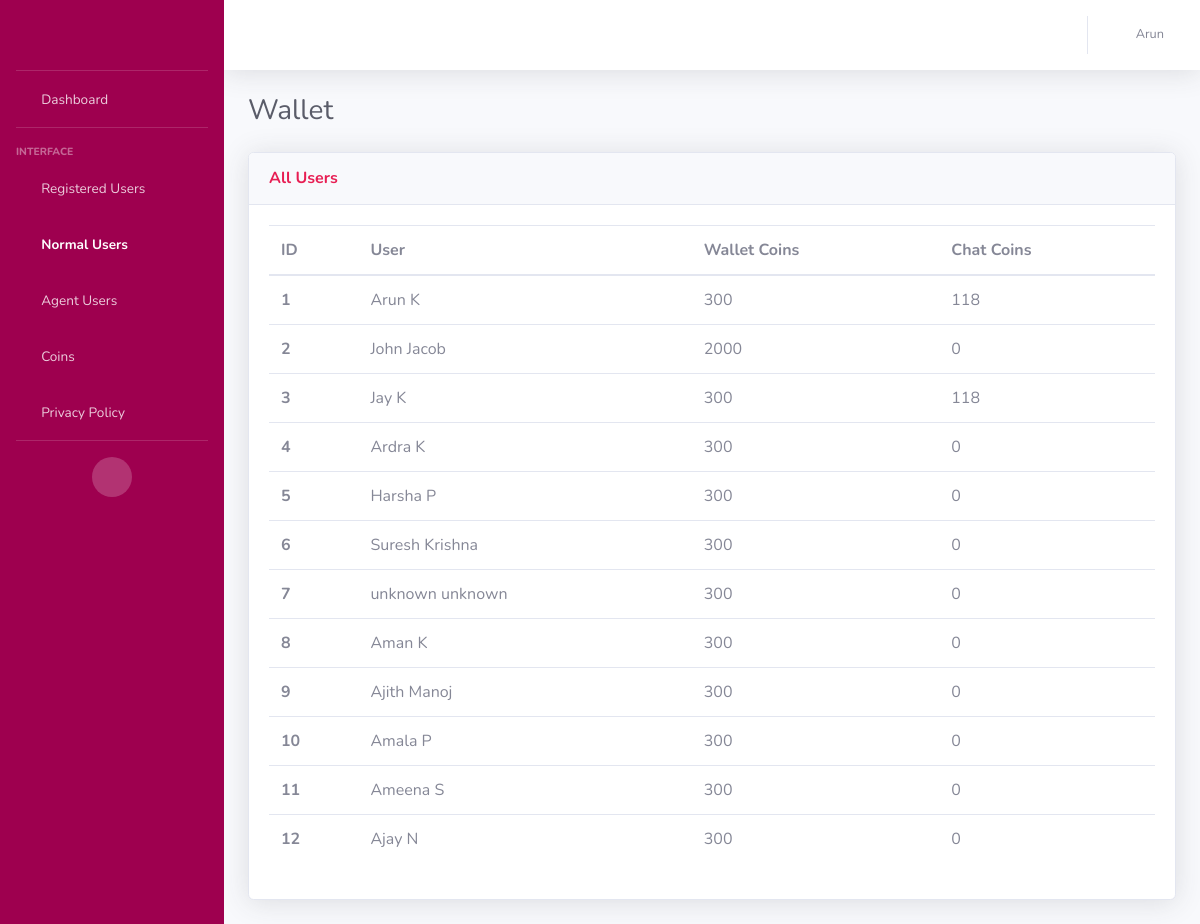
The app's page /wallet_normal_user (signed in) with its own data.
### AdminApp/models.py (models this page shows, shortened)
class CustomerModel(models.Model):
    NORMAL_USER = 'Normal User'
    AGENT_USER = 'Agent User'
    USER_STATUS_CHOICES = [
        (NORMAL_USER, 'Normal User'),
        (AGENT_USER, 'Agent User'),
    ]
    BOTH = 'Both'
    MALAYALAM = 'Malayalam'
    TAMIL = 'Tamil'
    LANGUAGE_CHOICES = [
        (BOTH, 'Both'),
        (MALAYALAM, 'Malayalam'),
        (TAMIL, 'Tamil'),
    ]
    MALE = 'Male'
    FEMALE = 'Female'
    GENDER_CHOICES = [
        (MALE, 'Male'),
        (FEMALE, 'Female')
    ]
    customer_id = models.AutoField(primary_key=True)
    customer_first_name = models.CharField(max_length=100, default="unknown")
    customer_last_name = models.CharField(max_length=100, default="unknown")
    customer_email = models.EmailField(default="unknown")
    customer_contact = models.CharField(max_length=50)
    gender = models.CharField(
        max_length=20,
        choices=GENDER_CHOICES,
        null=True
    )
    status = models.CharField(
        max_length=20,
        choices=USER_STATUS_CHOICES,
        default=NORMAL_USER,
    )
    is_online = models.BooleanField(default=False)
    languages = models.CharField(
        max_length=20,
        choices=LANGUAGE_CHOICES,
        default=BOTH,
    )
    is_existing = models.BooleanField(default=False)
    adhaar_no = models.CharField(max_length=50, default="unknown")
    rating = models.IntegerField()
    terms_conditions = models.BooleanField(default=False)
    customer_password = models.CharField(max_length=100)
    @property
    def rating(self):
        from .models import RatingModel
        rating = RatingModel.objects.filter(agent=self).aggregate(Avg('ratings')).get('ratings__avg')
        return rating if rating is not None else 0

class WalletModel(models.Model):
    wallet_id = models.AutoField(primary_key=True)
    user = models.ForeignKey(CustomerModel, on_delete=models.CASCADE)
    wallet_coins = models.IntegerField(default=300, null=True)
    messages_remaining = models.IntegerField(default=0)  # For normal users
    call_amount = models.FloatField(default=0.0)
    chat_amount = models.FloatField(default=0.0)
    total_messages_received = models.IntegerField(default=0)
    total_minutes = models.IntegerField(default=0)
    total_amount = models.FloatField(default=0.0)

### AdminApp/views.py (the view)
# urls.py: path('wallet_normal_user', views.wallet_normaluser, name='wallet_normal_users'),
def wallet_normaluser(request):
    username = request.session.get('user', None)
    if username is None:
        return redirect('/login')
    wallets = WalletModel.objects.filter(user__status='Normal User')
    return render(request, 'normaluser_wallet.html', {'wallets': wallets, 'username': username})

### templates/normaluser_wallet.html (shortened to what this page needs)
<!DOCTYPE html>
<html lang="en">
<head>
    {% load static %}
    <link href="{% static 'vendor/fontawesome-free/css/all.min.css' %}" rel="stylesheet" type="text/css">
    <link href="{% static 'css/sb-admin-2.min.css' %}" rel="stylesheet">
</head>
<body id="page-top">
    <div id="wrapper">
        <ul class="navbar-nav bg-gradient-primary sidebar sidebar-dark accordion" id="accordionSidebar">
            <a class="sidebar-brand d-flex align-items-center justify-content-center" href="{% url 'home' %}">
                <div class="logo" style="background-image: url({% static 'img/call-match.png' %});"></div>
            </a>
            <hr class="sidebar-divider my-0">
            <li class="nav-item ">
                <a class="nav-link" href="{% url 'home' %}">
                    <i class="fas fa-fw fa-tachometer-alt"></i>
                    <span>Dashboard</span></a>
            </li>
            <hr class="sidebar-divider">
            <div class="sidebar-heading">
                Interface
            </div>
            <li class="nav-item">
                <a class="nav-link" href="{% url 'users' %}">
                    <i class="fas fa-fw fa-table"></i>
                    <span>Registered Users</span></a>
            </li>
            <li class="nav-item active">
                <a class="nav-link collapsed" href="#" data-toggle="collapse" data-target="#collapseUtilities"
                    aria-expanded="true" aria-controls="collapseUtilities">
                    <i class="fas fa-fw fa-users"></i>
                    <span>Normal Users</span>
                </a>
            </li>
            <li class="nav-item">
                <a class="nav-link collapsed" href="#" data-toggle="collapse" data-target="#collapseUtilities1"
                    aria-expanded="true" aria-controls="collapseUtilities1">
                    <i class="fas fa-fw fa-users"></i>
                    <span>Agent Users</span>
                </a>
            </li>
            <li class="nav-item">
                <a class="nav-link collapsed" href="#" data-toggle="collapse" data-target="#collapseUtilities2"
                    aria-expanded="true" aria-controls="collapseUtilities1">
                    <i class="fas fa-fw fa-coins"></i>
                    <span>Coins</span>
                </a>
            </li>
            <li class="nav-item">
                <a class="nav-link collapsed" href="{% url 'privacy-policy' %}"
                    aria-expanded="true" aria-controls="collapseUtilities1">
                    <i class="fas fa-fw fa-fingerprint"></i>
                    <span>Privacy Policy</span>
                </a>
            </li>
            <hr class="sidebar-divider">
            <div class="text-center d-none d-md-inline">
                <button class="rounded-circle border-0" id="sidebarToggle"></button>
            </div>
        </ul>
        <div id="content-wrapper" class="d-flex flex-column">
            <div id="content">
                <nav class="navbar navbar-expand navbar-light bg-white topbar mb-4 static-top shadow">
                    <ul class="navbar-nav ml-auto">
                        <li class="nav-item dropdown no-arrow">
                            <a class="nav-link dropdown-toggle" href="#" id="userDropdown" role="button"
                                data-toggle="dropdown" aria-haspopup="true" aria-expanded="false">
                                <i class="fas fa-fw fa-user"></i>
                                <span class="mr-2 d-none d-lg-inline text-gray-600 small">{{username}}</span>
                            </a>
                        </li>
                    </ul>
                </nav>
                <div class="container-fluid">
                    <div class="d-sm-flex align-items-center justify-content-between mb-4">
                        <h1 class="h3 mb-0 text-gray-800">Wallet</h1>
                    </div>
                    <div class="row">
                        <div class="col">
                            <div class="card shadow mb-4">
                                <div
                                    class="card-header py-3 d-flex flex-row align-items-center justify-content-between">
                                    <h6 class="m-0 font-weight-bold text-primary">All Users</h6>
                                </div>
                                <div class="card-body">
                                    <div>
                                        <table class="table all-users">
                                          <thead>
                                            <tr>
                                              <th scope="col">ID</th>
                                              <th scope="col">User</th>
                                              <th scope="col">Wallet Coins</th>
                                              <th scope="col">Chat Coins</th>
                                            </tr>
                                          </thead>
                                          <tbody>
                                          {% for wallet in wallets %}
                                            <tr>
                                              <th scope="row">{{ forloop.counter }}</th>
                                              <td>{{wallet.user.customer_first_name}} {{wallet.user.customer_last_name}}</td>
                                              <td>{{wallet.wallet_coins}}</td>
                                              <td>{{wallet.messages_remaining}}</td>
                                            </tr>
                                          {% endfor %}
                                          </tbody>
                                        </table>
                                    </div>
                                </div>
                            </div>
                        </div>
                    </div>
                </div>
            </div>
        </div>
    </div>
</body>
</html>

### templates/normaluser_wallet.html (style rules this page uses)
.logo { height:2rem; width:8rem; background-position: center; background-size: cover; background-repeat: no-repeat; }

### records on screen
CustomerModel: customer_first_name "Arun"
WalletModel: user.customer_first_name "Arun", user.customer_last_name "K", wallet_coins "300", messages_remaining "118"
WalletModel: user.customer_first_name "John", user.customer_last_name "Jacob", wallet_coins "2000", messages_remaining "0"
WalletModel: user.customer_first_name "Jay", user.customer_last_name "K", wallet_coins "300", messages_remaining "118"
WalletModel: user.customer_first_name "Ardra", user.customer_last_name "K", wallet_coins "300", messages_remaining "0"
WalletModel: user.customer_first_name "Harsha", user.customer_last_name "P", wallet_coins "300", messages_remaining "0"
WalletModel: user.customer_first_name "Suresh", user.customer_last_name "Krishna", wallet_coins "300", messages_remaining "0"
WalletModel: user.customer_first_name "unknown", user.customer_last_name "unknown", wallet_coins "300", messages_remaining "0"
WalletModel: user.customer_first_name "Aman", user.customer_last_name "K", wallet_coins "300", messages_remaining "0"
WalletModel: user.customer_first_name "Ajith", user.customer_last_name "Manoj", wallet_coins "300", messages_remaining "0"
WalletModel: user.customer_first_name "Amala", user.customer_last_name "P", wallet_coins "300", messages_remaining "0"
WalletModel: user.customer_first_name "Ameena", user.customer_last_name "S", wallet_coins "300", messages_remaining "0"
WalletModel: user.customer_first_name "Ajay", user.customer_last_name "N", wallet_coins "300", messages_remaining "0"
